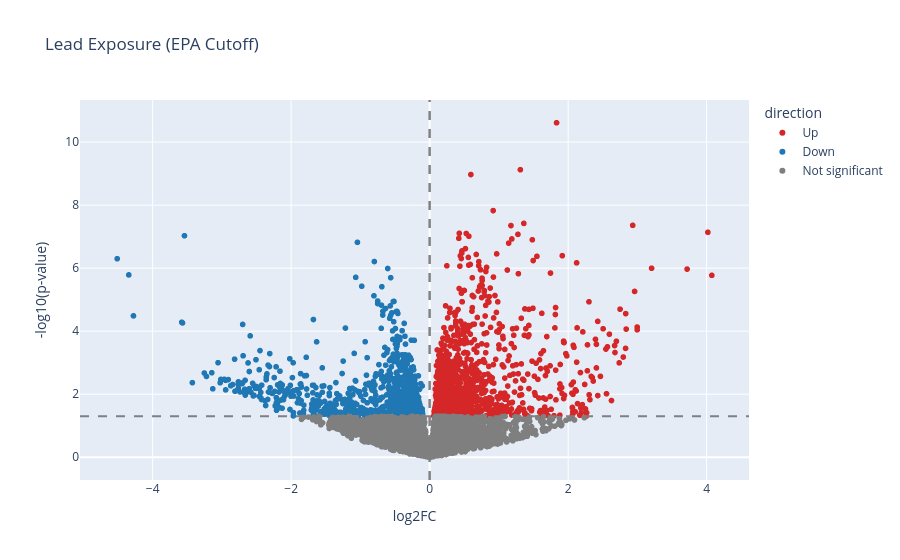

Here is the notebook cell this chart was saved with:
### Code cell
obj = DifferentialAbundance(data=pb_untargeted_t1,metadata=pb_t1)
welch_Pb = obj.fit(contrast=("EPA Cutoff","high","normal"),applylog=True,equal_var=False)
welch_Pb = DifferentialAbundance.volcano_plot(welch_Pb,fc_thresh=0,use_adjusted=False,backend='plotly',title='Lead Exposure (EPA Cutoff)')
welch_Pb = welch_Pb[(welch_Pb['high_mean'] != 0) & (welch_Pb['normal_mean'] != 0)]
welch_Pb = pd.merge(welch_Pb,annotations,right_index=True,left_index=True,how='outer')

### Figure 1 — Plotly figure (JSON) as saved in the notebook; plotly's stock layout.template omitted (floating-point values rounded to 4 significant figures; data arrays with more than 128 entries replaced by an {"elided": "..."} marker saying what was removed)
{"data": [{"customdata": {"elided": "1418x1 str values"}, "hovertemplate": "direction=Up<br>log2FC=%{x}<br>-log10(p-value)=%{y}<br>feature=%{customdata[0]}<extra></extra>", "legendgroup": "Up", "marker": {"color": "#d62728", "symbol": "circle"}, "mode": "markers", "name": "Up", "showlegend": true, "type": "scattergl", "x": {"elided": "1418 float values"}, "xaxis": "x", "y": {"elided": "1418 float values"}, "yaxis": "y"}, {"customdata": {"elided": "811x1 str values"}, "hovertemplate": "direction=Down<br>log2FC=%{x}<br>-log10(p-value)=%{y}<br>feature=%{customdata[0]}<extra></extra>", "legendgroup": "Down", "marker": {"color": "#1f77b4", "symbol": "circle"}, "mode": "markers", "name": "Down", "showlegend": true, "type": "scattergl", "x": {"elided": "811 float values"}, "xaxis": "x", "y": {"elided": "811 float values"}, "yaxis": "y"}, {"customdata": {"elided": "6867x1 str values"}, "hovertemplate": "direction=Not significant<br>log2FC=%{x}<br>-log10(p-value)=%{y}<br>feature=%{customdata[0]}<extra></extra>", "legendgroup": "Not significant", "marker": {"color": "#7f7f7f", "symbol": "circle"}, "mode": "markers", "name": "Not significant", "showlegend": true, "type": "scattergl", "x": {"elided": "6867 float values"}, "xaxis": "x", "y": {"elided": "6867 float values"}, "yaxis": "y"}], "layout": {"legend": {"title": {"text": "direction"}, "tracegroupgap": 0}, "shapes": [{"line": {"color": "grey", "dash": "dash"}, "type": "line", "x0": 0, "x1": 0, "xref": "x", "y0": 0, "y1": 1, "yref": "y domain"}, {"line": {"color": "grey", "dash": "dash"}, "type": "line", "x0": 0, "x1": 0, "xref": "x", "y0": 0, "y1": 1, "yref": "y domain"}, {"line": {"color": "grey", "dash": "dash"}, "type": "line", "x0": 0, "x1": 1, "xref": "x domain", "y0": 1.301, "y1": 1.301, "yref": "y"}], "title": {"text": "Lead Exposure (EPA Cutoff)"}, "xaxis": {"anchor": "y", "domain": [0, 1], "title": {"text": "log2FC"}}, "yaxis": {"anchor": "x", "domain": [0, 1], "title": {"text": "-log10(p-value)"}}}}
